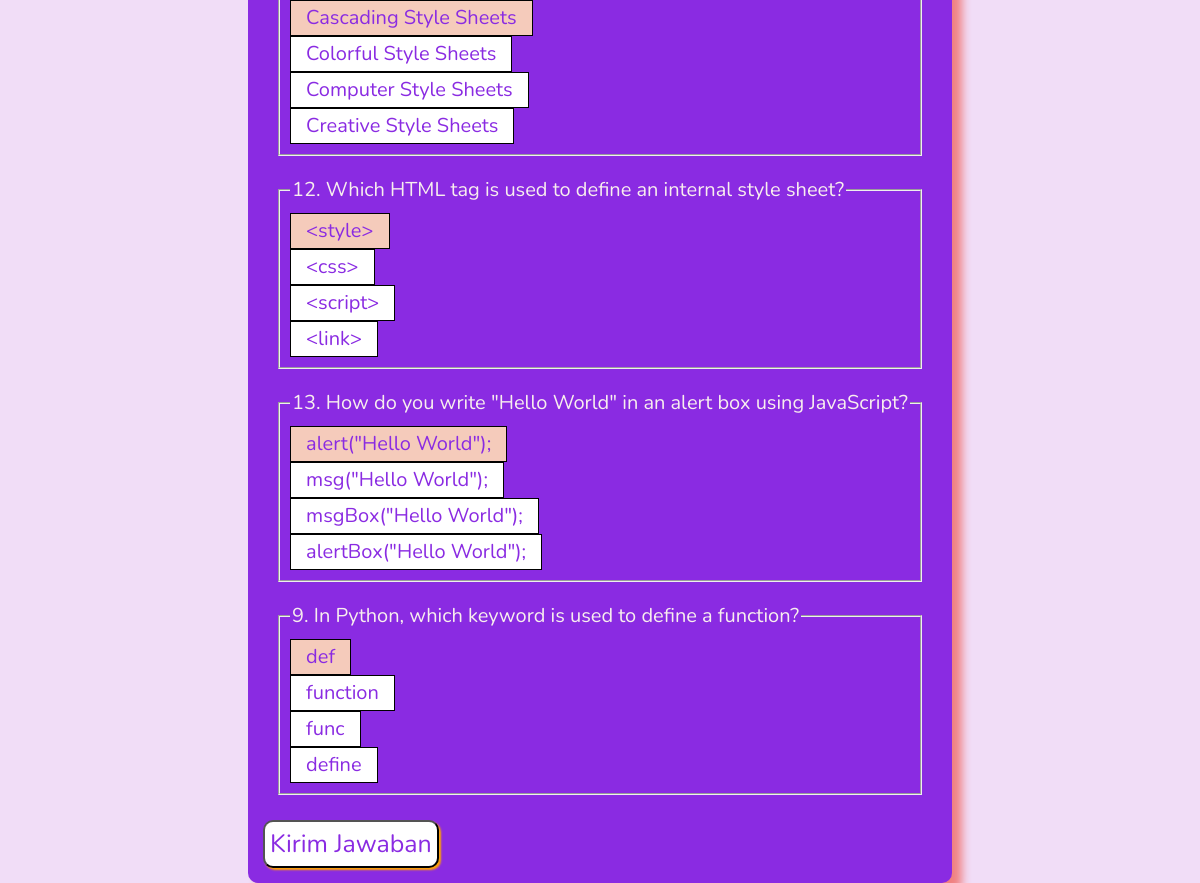
The app's page /test/6 with its own data.
### tables this page shows
CREATE TABLE question 
    (id INTEGER PRIMARY KEY, 
    question VARCHAR,
    answer VARCHAR,
    wrong1 VARCHAR,
    wrong2 VARCHAR,
    wrong3 VARCHAR);

### main.py (the view)
@app.route('/test')
@app.route('/test/<id>')
def test(id=None):
    keyword = request.args.get('quiz_id', type=int)
    if keyword:
        start_quiz(keyword)
        data = show_questions_by_quiz_id(keyword)
        data = shuffle_options(data)
        return render_template('test.html', data=data)
    elif id:
        start_quiz(int(id))
        data = show_questions_by_quiz_id(id)
        return render_template('test.html', data=data)
    return 'Halaman Test'

### db.py (called while the page is built)
def open():
    global conn, cursor
    conn = sqlite3.connect(db_name)
    cursor = conn.cursor()

def show_questions_by_quiz_id(id):
    open()
    cursor.execute('''SELECT * from quiz_content
                    WHERE quiz_id = (?)''', str(id))
    data = cursor.fetchall()
    questions = list()
    for (id, quiz_id, question_id) in data:
        cursor.execute('''SELECT * FROM question
                       WHERE id = ''' + str(question_id))
        question =cursor.fetchone()
        questions.append(question)
    conn.commit()
    return questions

### main.py (called while the page is built)
def start_quiz(quiz_id):
    session['quiz'] = quiz_id
    session['last_question'] = 0
    session['answers'] = 0
    session['total'] = 0

### templates/test.html (shortened to what this page needs)
<!DOCTYPE html>
<html lang="en">
<head>
    <link rel="stylesheet" href="{{ url_for('static', filename='style.css') }}">
</head>
<body>
  <div class="container">
    {% if data %}
    <form method="post" action="/result">
        {% for question in data %}
        <fieldset>
          <legend>{{question[0]}}. {{question[1]}}</legend>
          <div class="form_radio_btn">
            <label for="{{question[2]}}">{{question[2]}}</label>
          </div>
          <div class="form_radio_btn">
            <label for="{{question[3]}}">{{question[3]}}</label>
          </div>
          <div class="form_radio_btn">
            <label for="{{question[4]}}">{{question[4]}}</label>
          </div>
            <div class="form_radio_btn">
              <label for="{{question[5]}}">{{question[5]}}</label>
            </div>
          </fieldset>
          {% endfor %}
          <input type="submit" value="Kirim Jawaban">
        </form>
        {% else %}
        <h1>Data masih kosong! Silahkan setting database dulu!</h1>
        {% endif %}
  </div>
</body>
</html>

### static/style.css (style rules this page uses)
* { font-family: "Nunito", sans-serif; }
body { background-image: url(https://template.canva.com/EAGnYt64Sg8/1/0/1280w-6Xkt_lbGKbE.jpg); background-size: contain; color: #f8eeee; background-color: rgb(241, 221, 247); font-size: 20px; }
.container { width: fit-content; height: 100vh; margin: 0 auto; display: flex; justify-content: center; align-items: center; }
form { background-color: blueviolet; border-radius: 10px; padding: 10px; box-shadow: 10px 10px 10px 0 lightcoral; }
input[type="submit"] { background-color: white; border-radius: 10px; padding: 5px; font-size: 25px; color: blueviolet; margin: 5px; box-shadow: 2px 2px 2px 0 orange; }
input[type=radio]:checked + label { background: #f5cbbb; }
.form_radio_btn label { display: inline-block; color: blueviolet; cursor: pointer; padding: 0px 15px; line-height: 34px; border: 1px solid rgb(0, 0, 0); user-select: none; background: #ffffff; }
fieldset { margin: 20px; padding: 10px; }

### records on screen
question: answer "Cascading Style Sheets", wrong1 "Colorful Style Sheets", wrong2 "Computer Style Sheets", wrong3 "Creative Style Sheets"
question: id "12", question "Which HTML tag is used to define an internal style sheet?", answer "<style>", wrong1 "<css>", wrong2 "<script>", wrong3 "<link>"
question: id "13", question "How do you write \"Hello World\" in an alert box using JavaScript?", answer "alert(\"Hello World\");", wrong1 "msg(\"Hello World\");", wrong2 "msgBox(\"Hello World\");", wrong3 "alertBox(\"Hello World\");"
question: id "9", question "In Python, which keyword is used to define a function?", answer "def", wrong1 "function", wrong2 "func", wrong3 "define"
